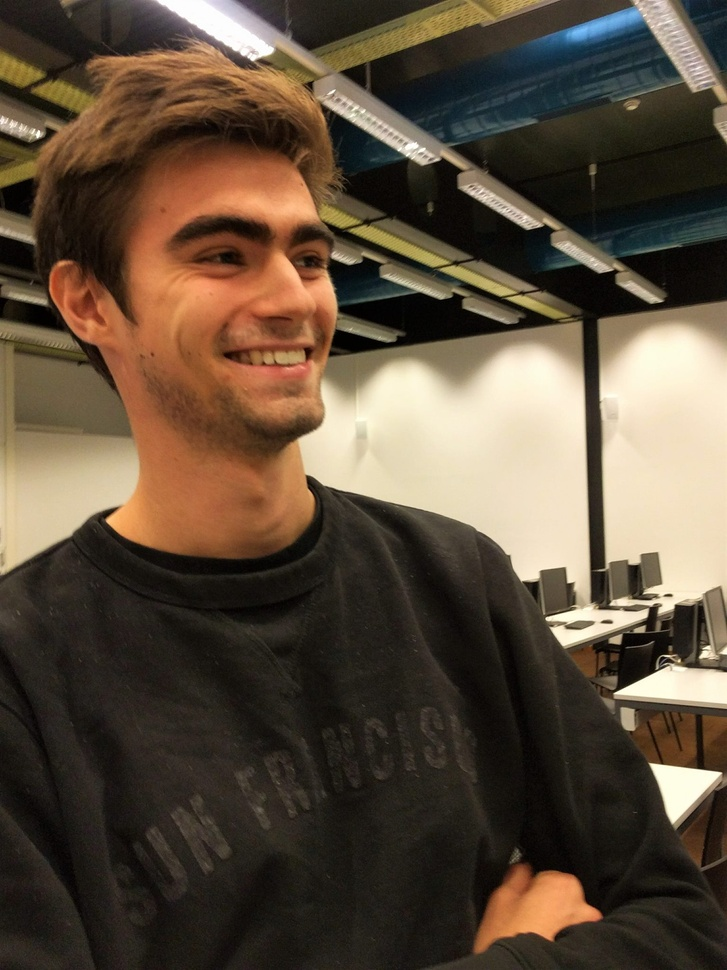
#> input picture labs/ex08/template/getPhoto.jpg, 727 x 970 px, shrunk from 1536 x 2048 before the run
$ jupyter execute --allow-errors ex08.ipynb   (shell and % lines are left out)   (older library calls are emulated)
#> lines starting #> are read from the running program, lines starting #| are printed output that depends on the picture
### labs/ex08/template/plots.py
# -*- coding: utf-8 -*-
"""Some plot functions."""
import numpy as np
import matplotlib
import matplotlib.pyplot as plt

from helper import build_distance_matrix


def plot_cluster(data, mu, colors, ax):
    """plot the cluster.

    Note that the dimension of the column vector `colors`
    should be the same as the number of clusters.
    """
    # check if the dimension matches.
    assert(len(colors) >= mu.shape[0])
    # build distance matrix.
    distance_matrix = build_distance_matrix(data, mu)
    # get the assignments for each point.
    assignments = np.argmin(distance_matrix, axis=1)
    #
    for k_th in range(mu.shape[0]):
        rows, cols = np.where(assignments == k_th)
        data_of_kth_cluster = data[rows, :]
        ax.scatter(
            data_of_kth_cluster[:, 0],
            data_of_kth_cluster[:, 1],
            s=40, c=colors[k_th])
    ax.grid()
    ax.set_xlabel("x")
    ax.set_ylabel("y")


def plot(data, mu, mu_old, out_dir):
    """plot."""
    colors = ['red', 'blue', 'green']
    fig = plt.figure()
    ax1 = fig.add_subplot(1, 2, 1)
    plot_cluster(data, mu_old, colors, ax1)
    ax1.scatter(mu_old[:, 0], mu_old[:, 1],
                facecolors='none', edgecolors='y', s=80)

    ax2 = fig.add_subplot(1, 2, 2)
    plot_cluster(data, mu, colors, ax2)
    ax2.scatter(mu[:, 0], mu[:, 1],
                facecolors='none', edgecolors='y', s=80)

    # matplotlib.rc('xtick', labelsize=5)
    # matplotlib.rc('ytick', labelsize=5)

    plt.tight_layout()
    plt.savefig(out_dir)
    plt.show()
    plt.close()


# [45 lines left out: function plot_image_compression, not called in this run]

### labs/ex08/template/helper.py
# -*- coding: utf-8 -*-
"""Some helper functions."""
import os
import shutil
import numpy as np
from scipy import misc


def load_data():
    """Load data and convert it to the metrics system."""
    path_dataset = "faithful.csv"
    data = np.loadtxt(path_dataset, delimiter=" ", skiprows=0)
    return data


# [7 lines left out: function normalize_data, not called in this run]


def build_dir(dir):
    """build a new dir. if it exists, remove it and build a new one."""
#> the loop in kmeans, `for iter in range(max_iters):` made 6 passes
#> pass 1, in plot, `plt.savefig(out_dir)`:
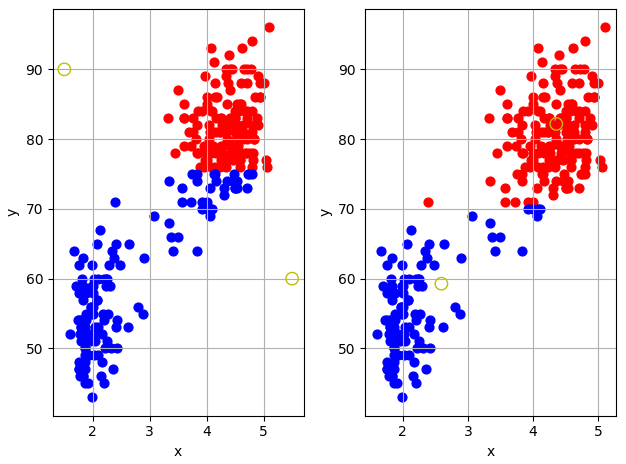
#> figure drawn by matplotlib, 2 panels
#> pass 2, in plot (call 2), `plt.savefig(out_dir)`:
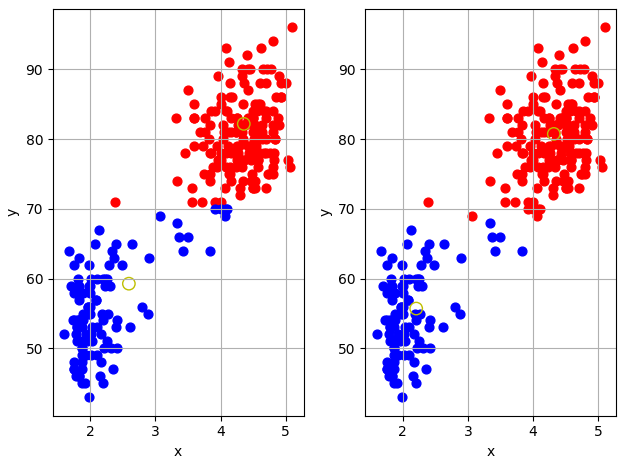
#> figure drawn by matplotlib, 2 panels
    if os.path.exists(dir):
        shutil.rmtree(dir)
    os.makedirs(dir)


def load_image(path):
    """use the scipy.misc to load the image."""
#> called with path = 'getPhoto.jpg'
    return misc.imread(path)
#> returned value is the input picture: shape (970, 727, 3); mean R, G, B 92.1, 77.1, 60.7


def build_distance_matrix(data, mu):
    """build a distance matrix.

    row of the matrix represents the data point,
    column of the matrix represents the k-th cluster.
    """
    distance_list = []
    num_cluster, _ = mu.shape
    for k_th in range(num_cluster):
        sum_squares = np.sum(np.square(data - mu[k_th, :]), axis=1)
        distance_list.append(sum_squares)
    return np.matrix(distance_list).T

### labs/ex08/template/ex08.ipynb
[cell 1]
# Useful starting lines
import numpy as np
import matplotlib.pyplot as plt

## Load data

[cell 2]
from helper import load_data, normalize_data

data = load_data()

### Initialize your cluster centers

[cell 3]
def initialize_clusters(data, k):
    """initialize the k cluster centers (the means).
    input:
        data: original data with shape (num_sample, num_feature).
        k: predefined number of clusters for the k-means algorithm.
    output:
        a numpy array with shape (k, num_feature)
    """
    # ***************************************************************************************************
    # INSERT YOUR CODE HERE
    # TODO: initialize cluster centers.
    # TODO: Make sure you choose k clusters from the data itself,
    #       or ensure otherwise that your initializations have the same scaling as the data
    # ***************************************************************************************************
    cluster_centers=[]
    for i in range(0,k):
        r=np.random.randint(0,len(data))
        cluster_centers.append(data[r])
    return np.array(cluster_centers)
initialize_clusters(data,3)

### Update k-means parameters

#### Build distance matrix
Build a distance matrix, collecting the distances of the original dataset to the means of the clusters.

NOTE: once you finish your `build_distance_matrix`, please copy the function to the `helper.py` function. Otherwise, the `kmeans` function will not work.

[cell 4]
def build_distance_matrix(data, mu):
    """build a distance matrix.
    return
        distance matrix:
            row of the matrix represents the data point,
            column of the matrix represents the k-th cluster.
    """
    # ***************************************************
    # INSERT YOUR CODE HERE
    # TODO: build distance matrix
    # ***************************************************
    distance_list = []
    num_cluster, _ = mu.shape
    for k_th in range(num_cluster):
        sum_squares = np.ravel(np.sum(np.square(data - mu[k_th, :]), axis=1))

        distance_list.append(sum_squares)

    return np.transpose(distance_list)
build_distance_matrix(data,initialize_clusters(data,3)).shape

#### Update k-means parameters

[cell 5]
def update_kmeans_parameters(data, mu_old):
    """update the parameter of kmeans
    return:
        losses: loss of each data point with shape (num_samples, 1)
        assignments: assignments vector z with shape (num_samples, 1)
        mu: mean vector mu with shape (k, num_features)
    """
    # ***************************************************
    # INSERT YOUR CODE HERE
    # TODO: update kmeans parameters
    # ***************************************************
    # Loss
    distance_matrix=build_distance_matrix(data,mu_old)
    # Finding z
    z=np.argmin(distance_matrix,axis=1)

    # New mean vector
    mu=[]
    for cluster_n in range(mu_old.shape[0]):
        n=0
        mean=np.zeros(mu_old.shape[1])
        for i in range(len(z)):
            if(z[i]==cluster_n):
                mean+=data[i]
                n+=1

        if(n!=0):
            mean=(mean/n)
            mu.append(mean)
        else:
            mu.append(mu_old[cluster_n])
    return distance_matrix,z,np.array(mu)

#### Play with k-means

[cell 6]
from helper import build_dir
from plots import plot

def kmeans(data, k, max_iters, threshold):
    """run the k-means algorithm."""
    output_figure = "kmeans_figures/"
    # initialize the cluster.
    mu_old = initialize_clusters(data, k)
    mu_old = np.array([[1.5,90],[5.5,60]])
    # init some empty lists to store the result.
    loss_list = []

    # start the kmeans algorithm.
    for iter in range(max_iters):
        # update z and mu
        losses, assignments, mu = update_kmeans_parameters(data, mu_old)
        # calculate the average loss over all points
        average_loss = np.mean(losses)
        loss_list.append(average_loss)
        print("The current iteration of k-means is: {i}, \
               the average loss is {l}.".format(i=iter, l=average_loss))
        # check converge
        if iter > 0 and np.abs(loss_list[-1] - loss_list[-2]) < threshold:
            break
        # output plot
        plot(data, mu, mu_old, output_figure + "kmean_iter{i}".format(i=iter))
        # update k-means information.
        mu_old = mu

# define parameters
k = 2
max_iters = 10
threshold = 1e-5
output_figure = "kmeans_figures/"

# build figure dir
build_dir(output_figure)

# run kmeans algorithm
kmeans(data, k, max_iters, threshold)

## Using k-means for image compresson

#### load image

[cell 7]
from helper import load_image

image_path = "getPhoto.jpg"
original_image = load_image(image_path)
print(
    "Original image: the shape of image={s}, the data type={dt}.".format(
        s=original_image.shape, dt=original_image.dtype))
#| Original image: the shape of image=(970, 727, 3), the data type=uint8.

#### preprocess image

[cell 8]
def preprocess_image(original_image):
    """preprocess the image."""
    # ***************************************************
    # INSERT YOUR CODE HERE
    # TODO: vectorize and normalize the original_image.
    # ***************************************************
    processed_image=[]
    for i in range(original_image.shape[0]):
        for j in range(original_image.shape[1]):
            processed_image.append(original_image[i,j])
#> after the loop, processed_image = 705190 items

    return np.array(processed_image)

processed_image = preprocess_image(original_image)
print(processed_image.shape)
#| (705190, 3)
